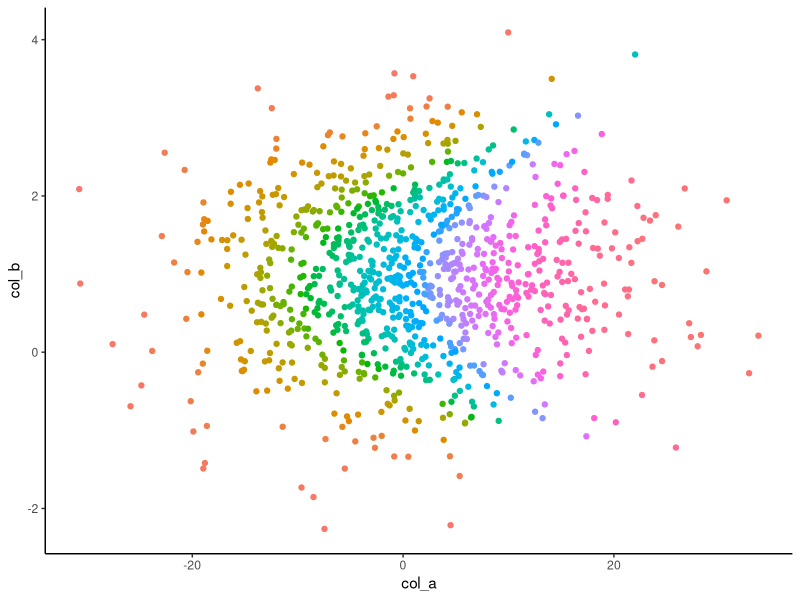
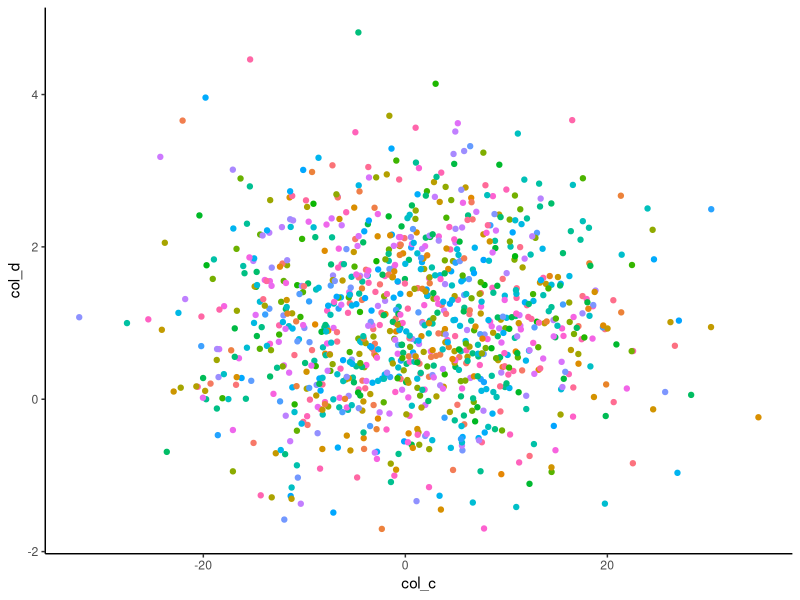

Source code (R) for these figures, in order:
library(dplyr)
library(ggplot2)
library(colorspace)

range01 <- function(x) {
  if (length(x) > 1) {
    (x - min(x)) / (max(x) - min(x))
  } else {
    return(1)
  }
}

count <- 1000

test_df <- data.frame(
  index = seq(1:count),
  col_a = rnorm(n = count, mean = 1, sd = 10),
  col_b = rnorm(n = count, mean = 1),
  col_c = rnorm(n = count, mean = 1, sd = 10),
  col_d = rnorm(n = count, mean = 1)
)

test_df_colors <- test_df %>%
  mutate(
    col_a_scaled = range01(col_a),
    col_b_scaled = range01(col_b)
  ) %>%
  mutate(color_id = hex(mixcolor(
    alpha = range01(sin(pi * col_a_scaled) - sin(pi * col_b_scaled)),
    #alpha = range01(col_a_scaled - col_b_scaled),
    color1 = mixcolor(
      alpha = 1 - sin(col_a_scaled),
      color1 = RGB(1, 0, 0),
      color2 = RGB(0, 0, 0)
    ),
    color2 = mixcolor(
      alpha = 1 - sin(col_b_scaled),
      color1 = RGB(0, 0, 1),
      color2 = RGB(0, 1, 1)
    )
  )))



test_df_colors %>%
  ggplot() +
  aes(
    x = col_a,
    y = col_b,
    col = paste(color_id)
  ) +
  geom_point(show.legend = FALSE) +
  scale_fill_identity() +
  theme_classic()



test_df_colors %>%
  ggplot() +
  aes(
    x = col_c,
    y = col_d,
    col = paste(color_id)
  ) +
  geom_point(show.legend = FALSE) +
  scale_fill_identity() +
  theme_classic()
